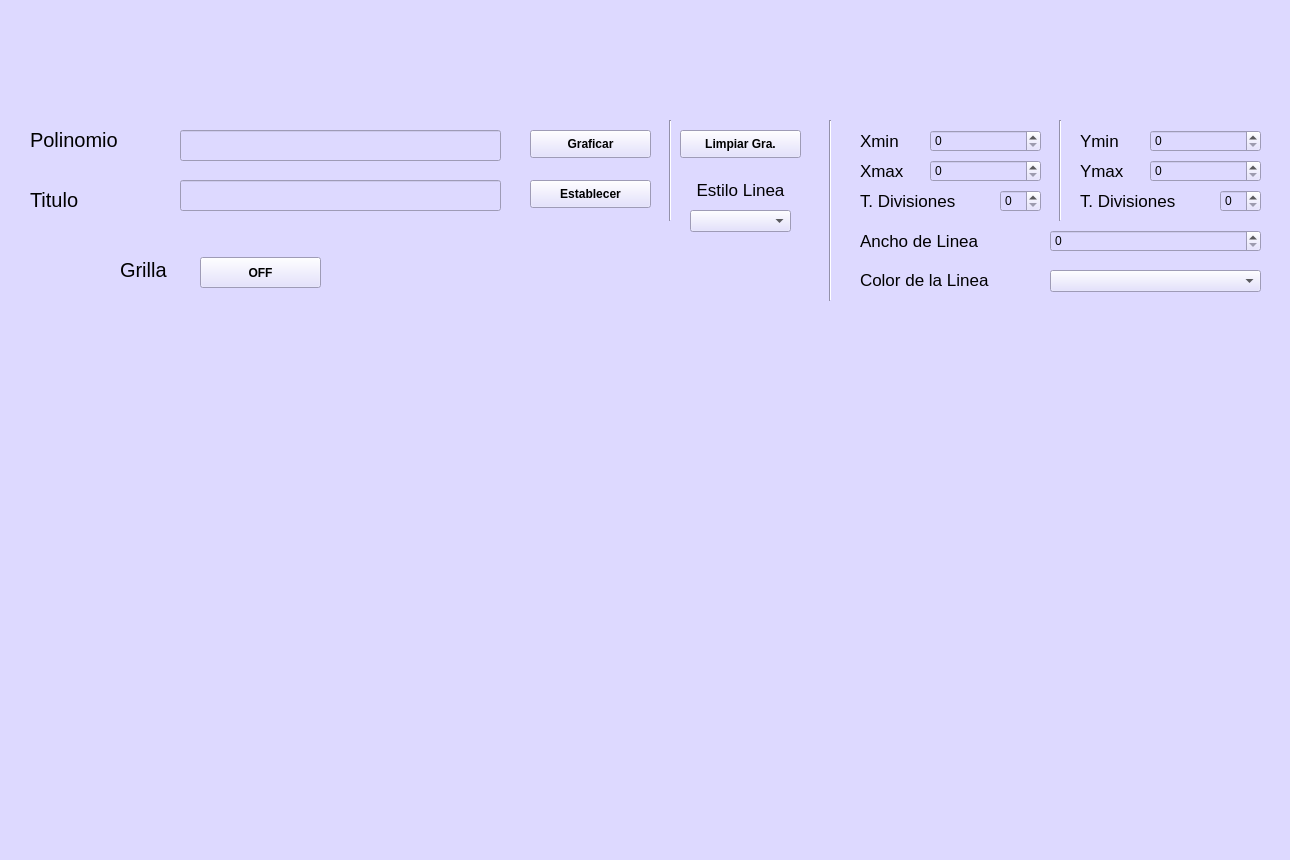
<?xml version="1.0" encoding="UTF-8"?>
<ui version="4.0">
 <class>MainWindow</class>
 <widget class="QMainWindow" name="MainWindow">
  <property name="geometry">
   <rect>
    <x>0</x>
    <y>0</y>
    <width>1290</width>
    <height>860</height>
   </rect>
  </property>
  <property name="windowTitle">
   <string>MainWindow</string>
  </property>
  <property name="styleSheet">
   <string notr="true">background-color: rgb(221, 217, 255);</string>
  </property>
  <widget class="QWidget" name="centralwidget">
   <widget class="QLabel" name="label">
    <property name="geometry">
     <rect>
      <x>10</x>
      <y>0</y>
      <width>211</width>
      <height>101</height>
     </rect>
    </property>
    <property name="text">
     <string/>
    </property>
    <property name="pixmap">
     <pixmap resource="../../Imagenes/resources.qrc">:/Logos/LogoUAT.png</pixmap>
    </property>
    <property name="scaledContents">
     <bool>true</bool>
    </property>
   </widget>
   <widget class="QLabel" name="label_2">
    <property name="geometry">
     <rect>
      <x>1030</x>
      <y>0</y>
      <width>251</width>
      <height>101</height>
     </rect>
    </property>
    <property name="text">
     <string/>
    </property>
    <property name="pixmap">
     <pixmap resource="../../Imagenes/resources.qrc">:/Logos/LogoFIT.jpg</pixmap>
    </property>
    <property name="scaledContents">
     <bool>true</bool>
    </property>
   </widget>
   <widget class="QLabel" name="label_3">
    <property name="geometry">
     <rect>
      <x>1040</x>
      <y>670</y>
      <width>241</width>
      <height>131</height>
     </rect>
    </property>
    <property name="text">
     <string/>
    </property>
    <property name="pixmap">
     <pixmap resource="../../Imagenes/resources.qrc">:/Logos/RhineLab.jpg</pixmap>
    </property>
    <property name="scaledContents">
     <bool>true</bool>
    </property>
   </widget>
   <widget class="QRadioButton" name="radioButton_27">
    <property name="geometry">
     <rect>
      <x>640</x>
      <y>860</y>
      <width>95</width>
      <height>20</height>
     </rect>
    </property>
    <property name="text">
     <string>RadioButton</string>
    </property>
   </widget>
   <widget class="QLabel" name="label_4">
    <property name="geometry">
     <rect>
      <x>30</x>
      <y>120</y>
      <width>121</width>
      <height>40</height>
     </rect>
    </property>
    <property name="font">
     <font>
      <pointsize>15</pointsize>
     </font>
    </property>
    <property name="text">
     <string>Polinomio</string>
    </property>
   </widget>
   <widget class="QLabel" name="label_5">
    <property name="geometry">
     <rect>
      <x>30</x>
      <y>180</y>
      <width>121</width>
      <height>40</height>
     </rect>
    </property>
    <property name="font">
     <font>
      <pointsize>15</pointsize>
     </font>
    </property>
    <property name="text">
     <string>Titulo</string>
    </property>
   </widget>
   <widget class="QLabel" name="label_6">
    <property name="geometry">
     <rect>
      <x>120</x>
      <y>250</y>
      <width>121</width>
      <height>40</height>
     </rect>
    </property>
    <property name="font">
     <font>
      <pointsize>15</pointsize>
     </font>
    </property>
    <property name="text">
     <string>Grilla</string>
    </property>
   </widget>
   <widget class="QLineEdit" name="txtPolynom">
    <property name="geometry">
     <rect>
      <x>180</x>
      <y>130</y>
      <width>321</width>
      <height>31</height>
     </rect>
    </property>
    <property name="font">
     <font>
      <pointsize>12</pointsize>
     </font>
    </property>
   </widget>
   <widget class="QLineEdit" name="txtTitle">
    <property name="geometry">
     <rect>
      <x>180</x>
      <y>180</y>
      <width>321</width>
      <height>31</height>
     </rect>
    </property>
    <property name="font">
     <font>
      <pointsize>12</pointsize>
     </font>
    </property>
   </widget>
   <widget class="QWidget" name="verticalLayoutWidget">
    <property name="geometry">
     <rect>
      <x>20</x>
      <y>320</y>
      <width>991</width>
      <height>481</height>
     </rect>
    </property>
    <layout class="QVBoxLayout" name="layoutGraph"/>
   </widget>
   <widget class="QPushButton" name="btnGraph">
    <property name="geometry">
     <rect>
      <x>530</x>
      <y>130</y>
      <width>121</width>
      <height>28</height>
     </rect>
    </property>
    <property name="font">
     <font>
      <pointsize>9</pointsize>
      <weight>75</weight>
      <italic>false</italic>
      <bold>true</bold>
     </font>
    </property>
    <property name="text">
     <string>Graficar</string>
    </property>
   </widget>
   <widget class="QPushButton" name="btnSet">
    <property name="geometry">
     <rect>
      <x>530</x>
      <y>180</y>
      <width>121</width>
      <height>28</height>
     </rect>
    </property>
    <property name="font">
     <font>
      <pointsize>9</pointsize>
      <weight>75</weight>
      <italic>false</italic>
      <bold>true</bold>
     </font>
    </property>
    <property name="text">
     <string>Establecer</string>
    </property>
   </widget>
   <widget class="QPushButton" name="btnClear">
    <property name="geometry">
     <rect>
      <x>680</x>
      <y>130</y>
      <width>121</width>
      <height>28</height>
     </rect>
    </property>
    <property name="font">
     <font>
      <pointsize>9</pointsize>
      <weight>75</weight>
      <italic>false</italic>
      <bold>true</bold>
     </font>
    </property>
    <property name="text">
     <string>Limpiar Gra.</string>
    </property>
   </widget>
   <widget class="Line" name="line">
    <property name="geometry">
     <rect>
      <x>660</x>
      <y>120</y>
      <width>20</width>
      <height>101</height>
     </rect>
    </property>
    <property name="orientation">
     <enum>Qt::Vertical</enum>
    </property>
   </widget>
   <widget class="QLabel" name="label_7">
    <property name="geometry">
     <rect>
      <x>860</x>
      <y>260</y>
      <width>201</width>
      <height>40</height>
     </rect>
    </property>
    <property name="font">
     <font>
      <pointsize>13</pointsize>
      <weight>50</weight>
      <bold>false</bold>
     </font>
    </property>
    <property name="text">
     <string>Color de la Linea</string>
    </property>
   </widget>
   <widget class="QPushButton" name="btnGrid">
    <property name="geometry">
     <rect>
      <x>200</x>
      <y>257</y>
      <width>121</width>
      <height>31</height>
     </rect>
    </property>
    <property name="font">
     <font>
      <pointsize>9</pointsize>
      <weight>75</weight>
      <italic>false</italic>
      <bold>true</bold>
     </font>
    </property>
    <property name="text">
     <string>OFF</string>
    </property>
   </widget>
   <widget class="QLabel" name="label_8">
    <property name="geometry">
     <rect>
      <x>680</x>
      <y>170</y>
      <width>121</width>
      <height>40</height>
     </rect>
    </property>
    <property name="font">
     <font>
      <pointsize>13</pointsize>
     </font>
    </property>
    <property name="text">
     <string>Estilo Linea</string>
    </property>
    <property name="alignment">
     <set>Qt::AlignCenter</set>
    </property>
   </widget>
   <widget class="QSpinBox" name="spbXmin">
    <property name="geometry">
     <rect>
      <x>930</x>
      <y>130</y>
      <width>111</width>
      <height>22</height>
     </rect>
    </property>
   </widget>
   <widget class="QComboBox" name="cbStyle">
    <property name="geometry">
     <rect>
      <x>690</x>
      <y>210</y>
      <width>101</width>
      <height>22</height>
     </rect>
    </property>
   </widget>
   <widget class="QComboBox" name="cbColor">
    <property name="geometry">
     <rect>
      <x>1050</x>
      <y>270</y>
      <width>211</width>
      <height>22</height>
     </rect>
    </property>
   </widget>
   <widget class="QLabel" name="label_9">
    <property name="geometry">
     <rect>
      <x>860</x>
      <y>130</y>
      <width>61</width>
      <height>21</height>
     </rect>
    </property>
    <property name="font">
     <font>
      <pointsize>13</pointsize>
     </font>
    </property>
    <property name="text">
     <string>Xmin</string>
    </property>
   </widget>
   <widget class="QLabel" name="label_10">
    <property name="geometry">
     <rect>
      <x>860</x>
      <y>160</y>
      <width>61</width>
      <height>21</height>
     </rect>
    </property>
    <property name="font">
     <font>
      <pointsize>13</pointsize>
     </font>
    </property>
    <property name="text">
     <string>Xmax</string>
    </property>
   </widget>
   <widget class="QSpinBox" name="spbXmax">
    <property name="geometry">
     <rect>
      <x>930</x>
      <y>160</y>
      <width>111</width>
      <height>22</height>
     </rect>
    </property>
   </widget>
   <widget class="QLabel" name="label_11">
    <property name="geometry">
     <rect>
      <x>1080</x>
      <y>130</y>
      <width>61</width>
      <height>21</height>
     </rect>
    </property>
    <property name="font">
     <font>
      <pointsize>13</pointsize>
     </font>
    </property>
    <property name="text">
     <string>Ymin</string>
    </property>
   </widget>
   <widget class="QLabel" name="label_12">
    <property name="geometry">
     <rect>
      <x>1080</x>
      <y>160</y>
      <width>61</width>
      <height>21</height>
     </rect>
    </property>
    <property name="font">
     <font>
      <pointsize>13</pointsize>
     </font>
    </property>
    <property name="text">
     <string>Ymax</string>
    </property>
   </widget>
   <widget class="QSpinBox" name="spbYmax">
    <property name="geometry">
     <rect>
      <x>1150</x>
      <y>160</y>
      <width>111</width>
      <height>22</height>
     </rect>
    </property>
   </widget>
   <widget class="QSpinBox" name="spbYmin">
    <property name="geometry">
     <rect>
      <x>1150</x>
      <y>130</y>
      <width>111</width>
      <height>22</height>
     </rect>
    </property>
   </widget>
   <widget class="QLabel" name="label_13">
    <property name="geometry">
     <rect>
      <x>860</x>
      <y>190</y>
      <width>131</width>
      <height>21</height>
     </rect>
    </property>
    <property name="font">
     <font>
      <pointsize>13</pointsize>
     </font>
    </property>
    <property name="text">
     <string>T. Divisiones</string>
    </property>
   </widget>
   <widget class="QSpinBox" name="spbTx">
    <property name="geometry">
     <rect>
      <x>1000</x>
      <y>190</y>
      <width>41</width>
      <height>22</height>
     </rect>
    </property>
   </widget>
   <widget class="QLabel" name="label_14">
    <property name="geometry">
     <rect>
      <x>1080</x>
      <y>190</y>
      <width>131</width>
      <height>21</height>
     </rect>
    </property>
    <property name="font">
     <font>
      <pointsize>13</pointsize>
     </font>
    </property>
    <property name="text">
     <string>T. Divisiones</string>
    </property>
   </widget>
   <widget class="QSpinBox" name="spbTy">
    <property name="geometry">
     <rect>
      <x>1220</x>
      <y>190</y>
      <width>41</width>
      <height>22</height>
     </rect>
    </property>
   </widget>
   <widget class="QLabel" name="label_15">
    <property name="geometry">
     <rect>
      <x>860</x>
      <y>230</y>
      <width>161</width>
      <height>21</height>
     </rect>
    </property>
    <property name="font">
     <font>
      <pointsize>13</pointsize>
     </font>
    </property>
    <property name="text">
     <string>Ancho de Linea</string>
    </property>
   </widget>
   <widget class="QSpinBox" name="spbWidth">
    <property name="geometry">
     <rect>
      <x>1050</x>
      <y>230</y>
      <width>211</width>
      <height>22</height>
     </rect>
    </property>
   </widget>
   <widget class="Line" name="line_2">
    <property name="geometry">
     <rect>
      <x>1050</x>
      <y>120</y>
      <width>20</width>
      <height>101</height>
     </rect>
    </property>
    <property name="orientation">
     <enum>Qt::Vertical</enum>
    </property>
   </widget>
   <widget class="Line" name="line_3">
    <property name="geometry">
     <rect>
      <x>820</x>
      <y>120</y>
      <width>20</width>
      <height>181</height>
     </rect>
    </property>
    <property name="orientation">
     <enum>Qt::Vertical</enum>
    </property>
   </widget>
  </widget>
  <widget class="QMenuBar" name="menubar">
   <property name="geometry">
    <rect>
     <x>0</x>
     <y>0</y>
     <width>1290</width>
     <height>26</height>
    </rect>
   </property>
  </widget>
  <widget class="QStatusBar" name="statusbar"/>
 </widget>
 <resources>
  <include location="../../Imagenes/resources.qrc"/>
 </resources>
 <connections/>
</ui>
